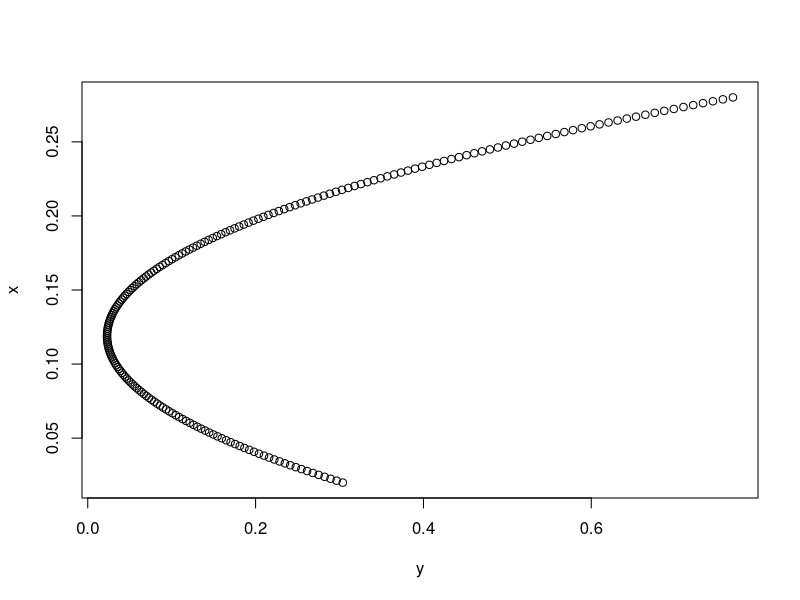

This chart was generated by the following R code:
## ---- chunk 1
knitr::opts_chunk$set(echo = TRUE)
## ---- chunk 2
#2
p_0=100
eps_0=0
sig_0=1
eps_t=rnorm(1001,0,1)
r=0.02
p=c()
K=100
for (t in 1:1000){
  sig=0.01+0.02*sig_0^2+0.01*eps_0^2
  p=c(p,p_0*exp(r-1/2*sig+sqrt(sig)*rnorm(1,0,1)))
}
exp(-r)*mean((p-K)*((p-K)>0))
## ---- chunk 3
#3
mu=c(0.1,0.15,0.12)
sig=matrix(2.5,3,3)
sig[1,1]=0.2^2
sig[2,2]=0.25^2
sig[3,3]=0.18^2
sig[1,2]=0.3*0.2*0.25
sig[2,1]=sig[1,2]
sig[2,3]=0.3*0.25*0.18
sig[3,2]=sig[2,3]
sig[1,3]=0.4*0.2*0.18
sig[3,1]=0.4*0.2*0.18
M=cbind(mu,1)
B=t(M)%*%solve(sig)%*%M
m0_tu_1=c(0.02,1)
m0_tu_2=c(0.15,1)
w_1=solve(sig)%*%M%*%solve(B)%*%t(t(m0_tu_1))
w_2=solve(sig)%*%M%*%solve(B)%*%t(t(m0_tu_2))

mu_1=t(w_1)%*%mu
mu_2=t(w_2)%*%mu
sd_1=t(w_1)%*%sig%*%t(t(w_1))
sd_2=t(w_2)%*%sig%*%t(t(w_2))

x=c()
y=c()
for (alp in seq(-1,1,0.01)){
 w_=alp*w_1+(1-alp)*w_2
 x=c(x,t(w_)%*%mu)
 y=c(y,t(w_)%*%sig%*%t(t(w_)))
}
# efficient frontier

alp_1=1*t(c(1,1,1))%*%solve(sig)%*%mu  
alp_2=0.2*t(c(1,1,1))%*%solve(sig)%*%mu
opt_1=(1-alp_1[1,1])*((solve(sig)%*%c(1,1,1))/(t(c(1,1,1))%*%solve(sig)%*%c(1,1,1))[1,1])+alp_1[1,1]*((solve(sig)%*%mu)/(t(mu)%*%solve(sig)%*%c(1,1,1))[1,1])
opt_2=(1-alp_2[1,1])*((solve(sig)%*%c(1,1,1))/(t(c(1,1,1))%*%solve(sig)%*%c(1,1,1))[1,1])+alp_2[1,1]*((solve(sig)%*%mu)/(t(mu)%*%solve(sig)%*%c(1,1,1))[1,1])

opt_1
opt_2
plot(y,x)
